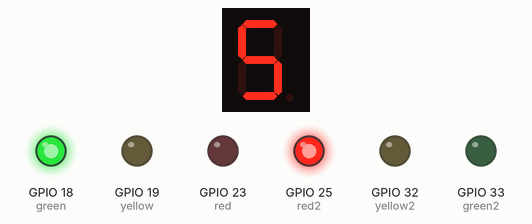
This sketch was run on a simulated ESP32. Shown: 1-digit seven-segment display, output pins drawn as LEDs (lit = HIGH). WiFi joins after 1.5 s; servers stay silent unless stated.

Above: at 1.9 s.
At 2.9 s:
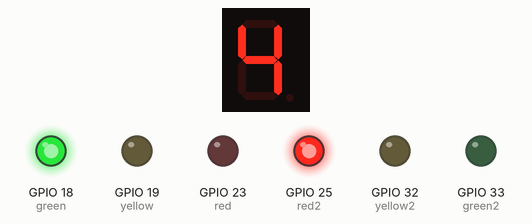
At 3.9 s:
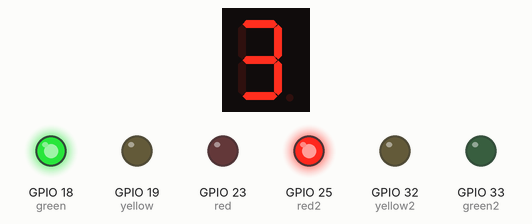
At 6.9 s:
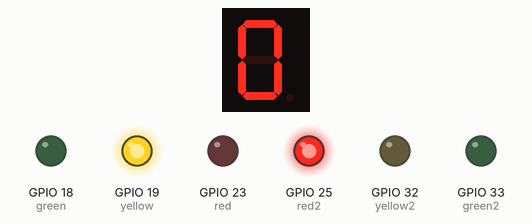
At 10.9 s:
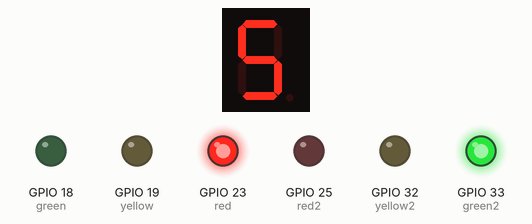
At 14.9 s:
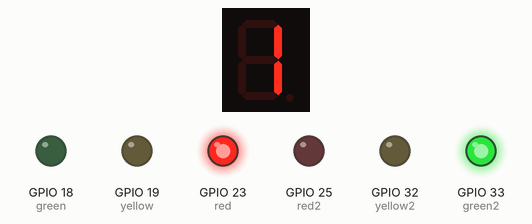
Timing chart, 0 to 38.3 s (numbered marks = the images above):
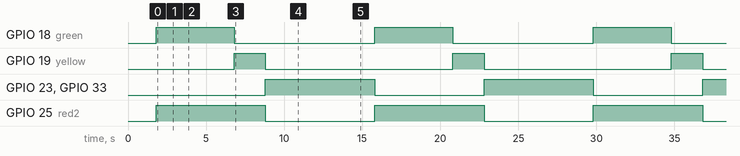

The sketch:

one.ino
```cpp
#define BLYNK_TEMPLATE_ID "TMPL3V5WOMIDO"
#define BLYNK_TEMPLATE_NAME "Traffic Light"
#define BLYNK_AUTH_TOKEN "QhGZeAeyMK21RWd3NBwgWnXnBoQmFp1C"
#include <SevSeg.h>
#include <WiFi.h>
#include <BlynkSimpleEsp32.h>


char ssid[] = "Noname";
char pass[] = "error404";

BlynkTimer timer;
SevSeg sevseg;

int green = 18, yellow = 19, red = 23;
int green2 = 33, yellow2 = 32, red2 = 25;

char traffic = 'L';
int phase = 0;
unsigned long previousTime = 0;

void setup() {
  Blynk.begin(BLYNK_AUTH_TOKEN, ssid, pass);
timer.setInterval(1000L, sendBlynkStatus);
  pinMode(green, OUTPUT);
  pinMode(yellow, OUTPUT);
  pinMode(red, OUTPUT);

  pinMode(green2, OUTPUT);
  pinMode(yellow2, OUTPUT);
  pinMode(red2, OUTPUT);

  byte numDigits = 1;
  byte digitPins[] = {};
  byte segmentPins[] = {13, 14, 4, 2, 21, 22, 26};

  sevseg.begin(COMMON_CATHODE, numDigits, digitPins,
               segmentPins, true);
  sevseg.setBrightness(90);

  Serial.begin(9600);
  previousTime = millis();
}

void sendBlynkStatus() {
  Blynk.virtualWrite(V0, traffic == 'H' ? "HIGH" : "LOW");

  if (phase == 0) {
    Blynk.virtualWrite(V1, "GREEN");
    Blynk.virtualWrite(V2, "RED");
  }
  else if (phase == 1) {
    Blynk.virtualWrite(V1, "YELLOW");
    Blynk.virtualWrite(V2, "RED");
  }
  else {
    Blynk.virtualWrite(V1, "RED");
    Blynk.virtualWrite(V2, "GREEN");
  }

  Blynk.virtualWrite(V3, "OFF");
  Blynk.virtualWrite(V4, "OFF");
}

void loop() {
  while (Serial.available()) {
    char c = Serial.read();
    if (c == 'H' || c == 'L')
      traffic = c;
  }

  unsigned long now = millis();
  unsigned long duration;

 if (phase == 0)
  duration = (traffic == 'H') ? 9000 : 5000;
else if (phase == 1)
  duration = 2000;
else
  duration = (traffic == 'H') ? 3000 : 7000;

  if (now - previousTime >= duration) {
    previousTime = now;
    phase = (phase + 1) % 3;
  }

  digitalWrite(green, phase == 0);
  digitalWrite(yellow, phase == 1);
  digitalWrite(red, phase == 2);

  digitalWrite(green2, phase == 2);
  digitalWrite(yellow2, LOW);
  digitalWrite(red2, phase != 2);

  if (phase == 0 || phase == 2) {
    int remaining =
      (duration - (millis() - previousTime) + 999) / 1000;

    sevseg.setNumber(remaining);
  } else {
    sevseg.setNumber(0);
  }

  sevseg.refreshDisplay();

  Blynk.run();
timer.run();
}
```

Measured:
- by itself, GPIO 18 (green): alternates HIGH for 5.0 s and LOW for 9.0 s
- by itself, GPIO 19 (yellow): alternates HIGH for 2.0 s and LOW for 12.0 s
- by itself, GPIO 23 (red), GPIO 25 (red2), GPIO 33 (green2): alternates HIGH for 7.0 s and LOW for 7.0 s
- what the display in image 0 shows lasts 1.0 s, from 1.8 s to 2.8 s
- what the display in image 3 shows lasts 2.0 s, from 6.8 s to 8.8 s
